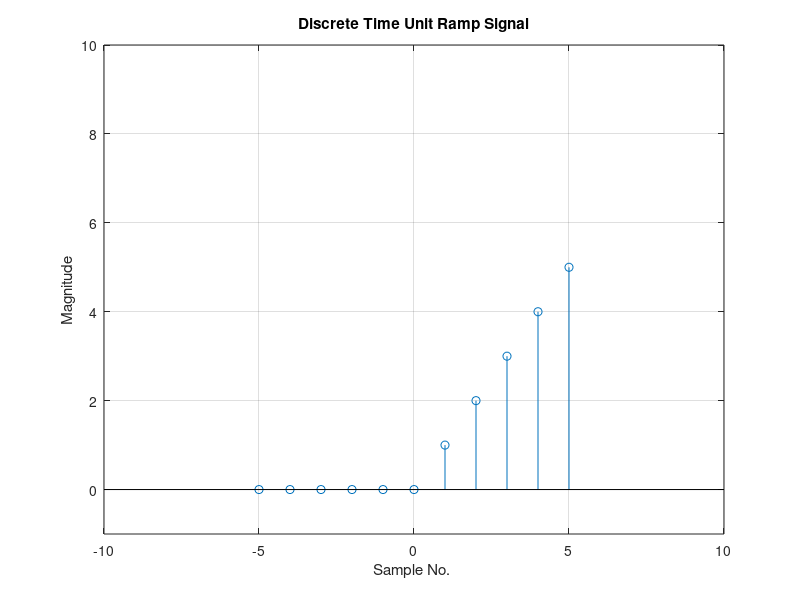

Recreate this plot in MATLAB.
% Matlab code for discrete time elementary signals
% Unit Ramp Sequences
% Pranaba K. Mishro, VSS University of Technology (Burla).
% The codes are written for studnts reference
clc; close all; clear all;
n=input('Enter length of the sequence: '); % Example 10
N=-n:n;
le=length(N);
y=zeros(1,le);
for i=1:le
      if N(i)>=0    
      y(i)=N(i);       
      end
end
stem(N, y);
grid on;
title('Discrete Time Unit Ramp Signal')
xlabel('Sample No. ')
ylabel('Magnitude')
axis([-10 10 -1 10])